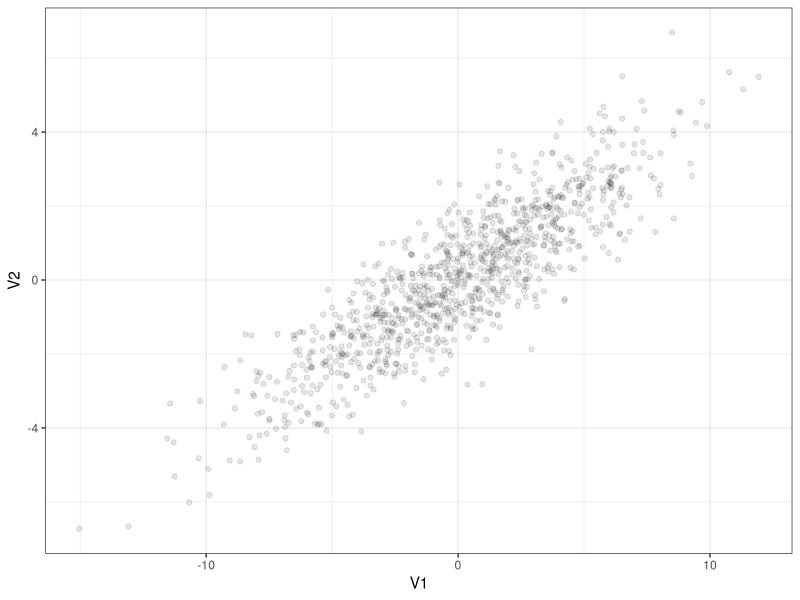
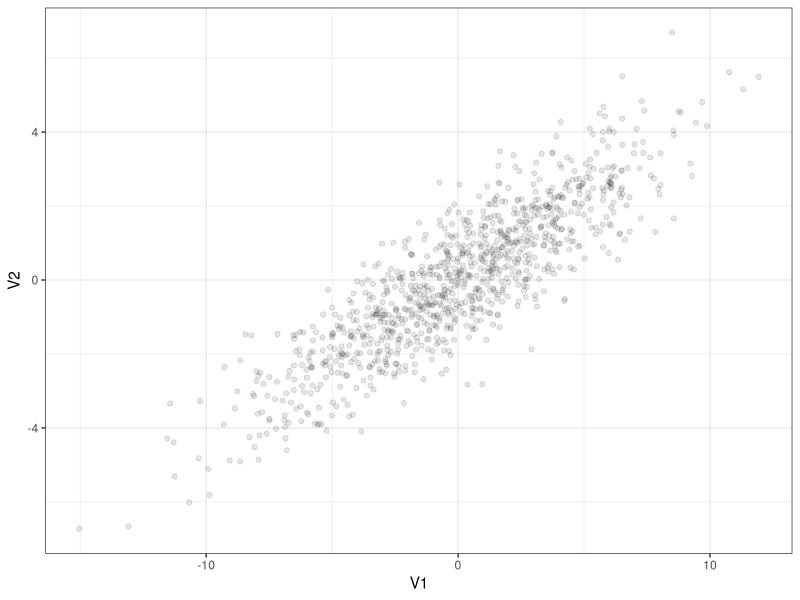
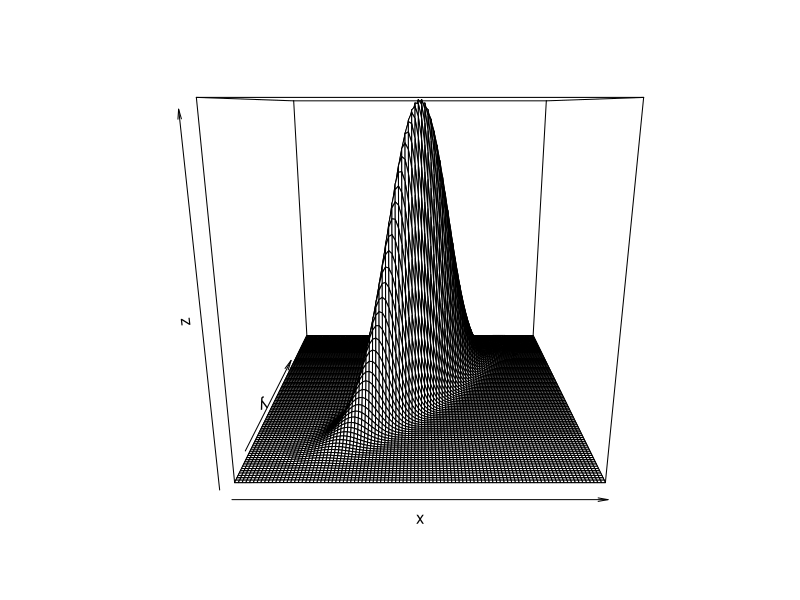
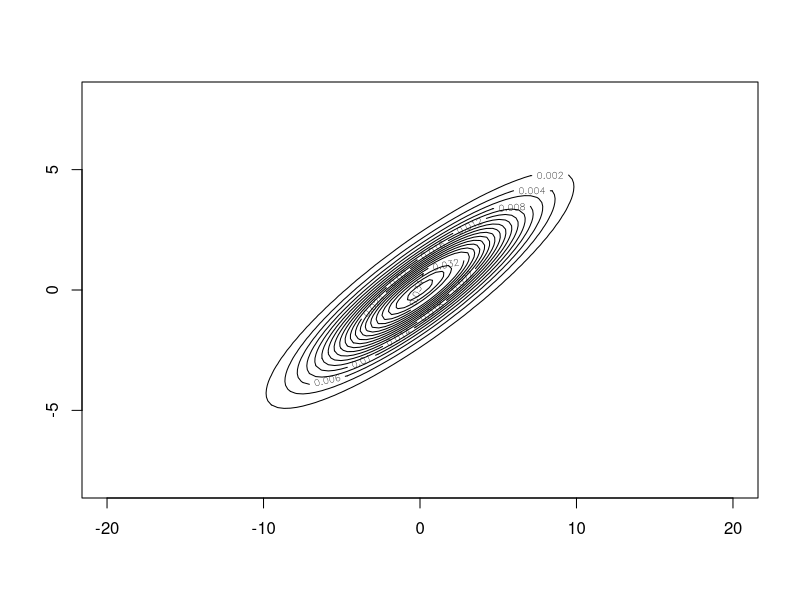
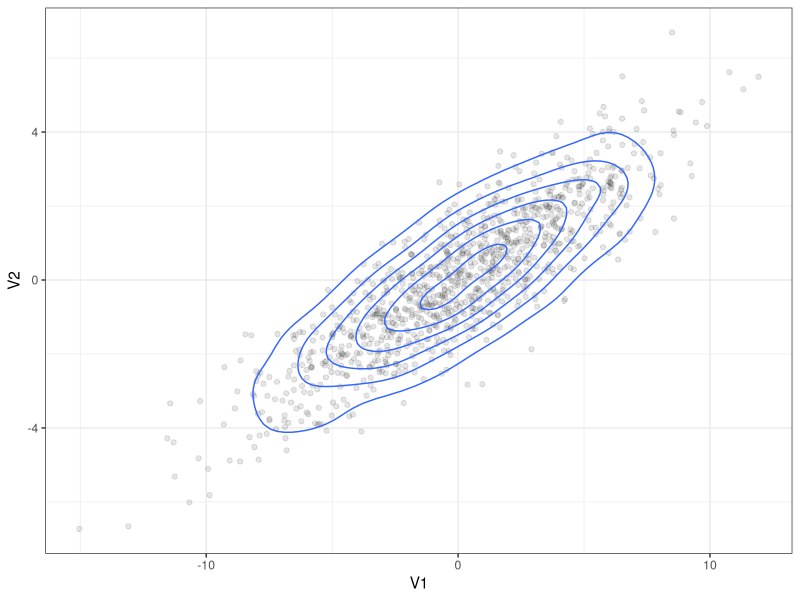

The R source for these figures, in order:
## ---- chunk 1
knitr::opts_chunk$set(echo = TRUE)
## ---- chunk 2
library(ggplot2)
library(mvtnorm)
library(MASS)
## ---- chunk 3
#population 
# population cov matrix
v <- matrix(c(16,7,7,4), nrow = 2, ncol = 2 , byrow = TRUE)
# True mean
mu <- c(0,0)
n <- 1000

d1 <- as.data.frame(rmvnorm(n, mean = mu, sigma = v))
ggplot(d1, aes(V1, V2)) +geom_point(alpha = 0.1) + theme_bw()

d2 <- as.data.frame(rmvnorm(n, mean = mu, sigma = v))
ggplot(d1, aes(V1, V2)) +geom_point(alpha = 0.1) + theme_bw()


## ---- chunk 4
x <-  seq(-20, 20, length =100)
y <- seq(-8,8, length = 100)

calc.z <- function(x,y,mu,sigma)
{
  z <- matrix(ncol = length(y), nrow = length(x))
  for (i in 1:length(x))
  {
    for (j in 1:length(y)){
      z[i,j] <- dmvnorm(c(x[i],y[j]), mean = mu , sigma = sigma)
    }
  }
   return(z)
}

z <- calc.z ( x,y, mu, v)
persp(x,y,z,theta=0)
contour(x, y, z, nlevels= 20 )

p1 <- ggplot(d1, aes(V1,V2))
p1 + geom_point(alpha = 0.1) + geom_density_2d()+theme_bw()


